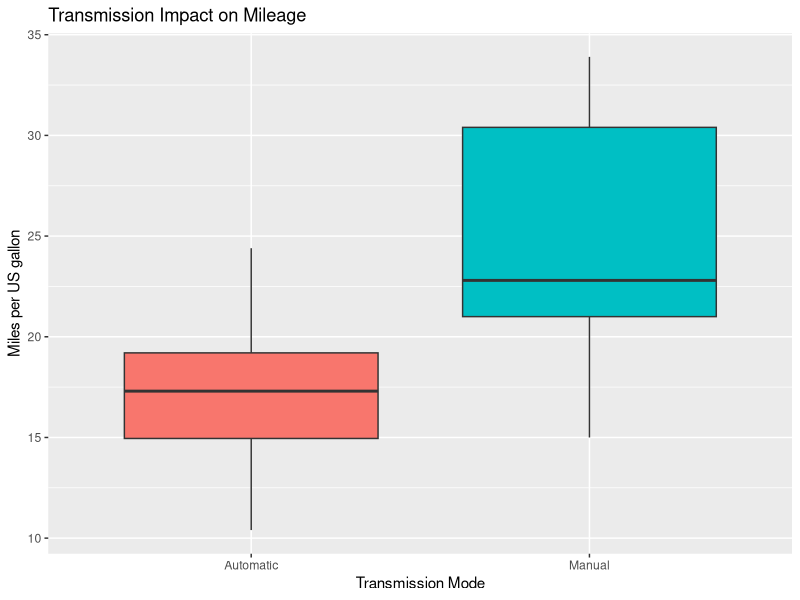
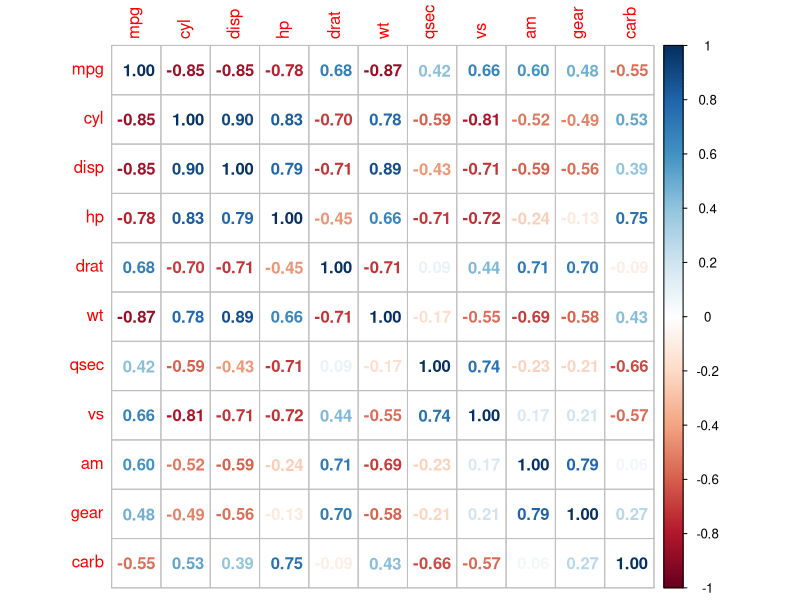
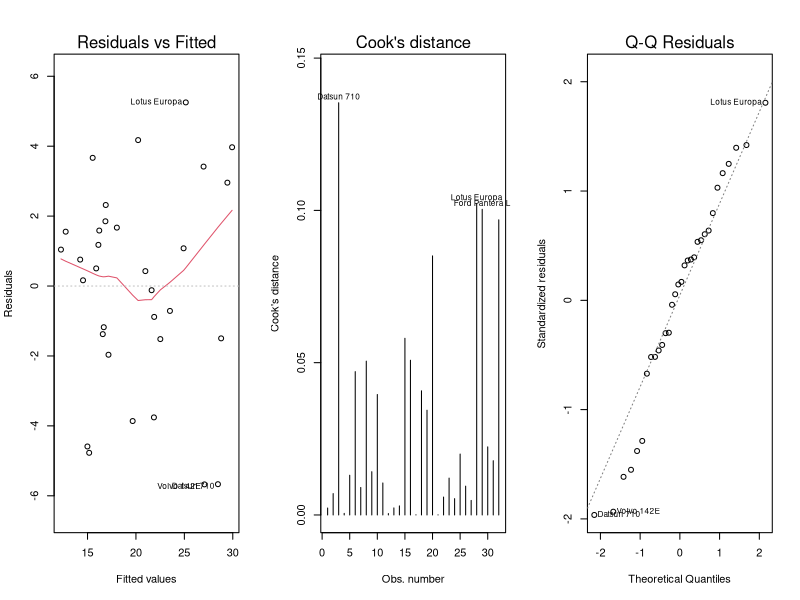

Source code (R) for these figures, in order:
## ---- chunk 1
library(knitr)
opts_chunk$set(echo = TRUE, hold=TRUE)
library(ggplot2)
library(corrplot)
library(car)
## ---- chunk 2
data(mtcars)
head(mtcars)
## ---- chunk 3
t.test(mtcars[mtcars$am=="0",]$mpg,mtcars[mtcars$am=="1",]$mpg)
## ---- chunk 4
mvr2_removed<-lm(mpg~am+qsec+carb,mtcars[-c(17),])
summary(mvr2_removed)
## ---- chunk 5
g<-ggplot(aes(x=factor(am),y=mpg),data=mtcars)+geom_boxplot(aes(fill=factor(am)))
g<-g+ggtitle("Transmission Impact on Mileage")+xlab("Transmission Mode")+ylab("Miles per US gallon")
g<-g+theme(legend.position = "none")+scale_x_discrete(labels=c("Automatic","Manual"))
g
mtx<-rbind(tapply(mtcars$mpg,mtcars$am,mean),tapply(mtcars$mpg,mtcars$am,sd))
dimnames(mtx)<-list(c("Mean","Sd"),c("Automatic","Manual"))
mtx
## ---- chunk 6
lr<-lm(mpg~am,mtcars);summary(lr)$adj.r.squared
mvr<-lm(mpg~.,mtcars);summary(mvr)$adj.r.squared
corMatrix<-as.matrix(cor(mtcars))
corrplot(corMatrix,method = "number")
mvr2<-lm(mpg~am+qsec+carb,mtcars);summary(mvr)$adj.r.squared
anova(mvr2,mvr)
vif(mvr2)
## ---- chunk 7
par(mfrow=c(1,3))
plot(mvr2,which = 1);plot(mvr2,which=4);plot(mvr2,which=2)
which(rownames(mtcars)=="Chrysler Imperial")
mvr2_removed<-lm(mpg~am+qsec+carb,mtcars[-c(17),])
